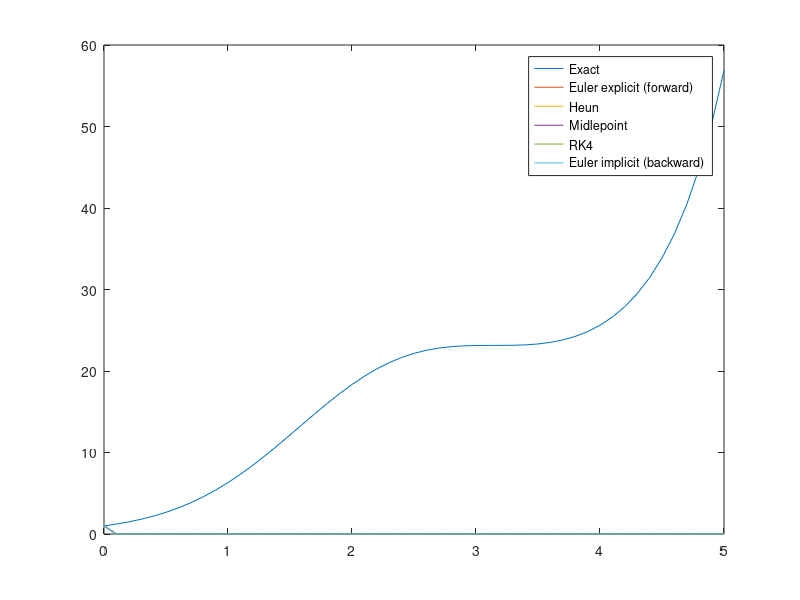
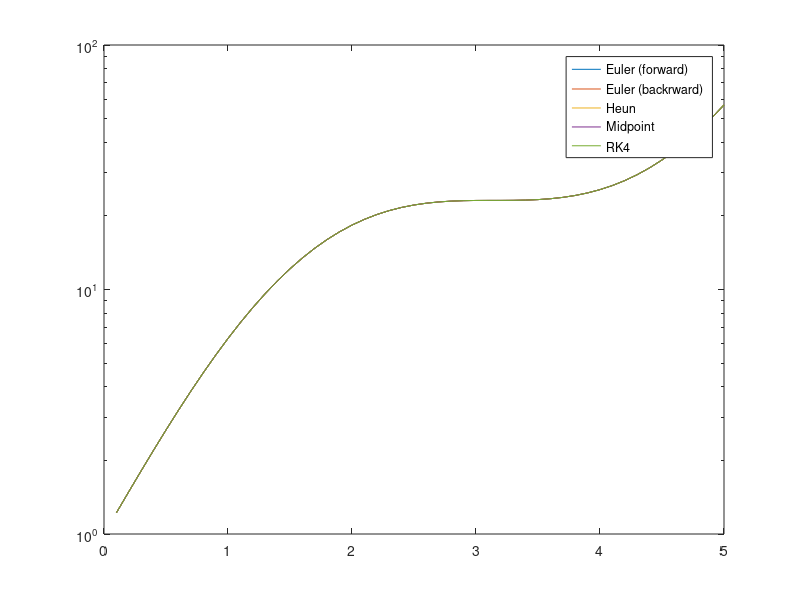

MATLAB code to generate these figures, in order:
close all; clear all;
% There are implemented the following methods to solve ODE's (Euler (forward and backward), Heun's, middlepoint, RK4)

%% The declaration of the problem to solve
% the equation to solve is y' = f(x,y)
    f = @(x,y) (1+cos(x)).*y; y_exact = @(x) exp(x + sin(x)); 
%     f = @(x,y) -15*y; y_exact = @(x) exp(-15.*x);

    
 %% Initial conditions   
    y0 = 1; % y(0) = y0
    x1 = 5; % interval of x is [0, x1]
    h  = 0.1; %step size


%%  Initialise variables for the solution
x = 0:h:x1; N = length(x); % x grid
y = zeros(1,N);
y(1) = y0;


% Euler
for i = 1:(N-1)
%
end
y_Euler = y;

% Heun
for i = 1:(N-1)
%
end
y_Heun = y;

% Midpoint
for i = 1:(N-1)
%
end
y_Midpoint = y;

% RK4
for i = 1:(N-1)
%
end 
y_RK4 = y;


%% Plot
y_exact = y_exact(x);
plot(x,y_exact,'DisplayName','Exact'); hold on;
plot(x,y_Euler,'DisplayName','Euler explicit (forward)'); hold on;
plot(x,y_Heun,'DisplayName','Heun'); hold on;
plot(x,y_Midpoint,'DisplayName','Midlepoint'); hold on;
plot(x,y_RK4,'DisplayName','RK4'); hold on;

%% Euler backward
% The procedure for implicit (backward) Euler scheme is not as universal as
% for the other schemes. It generally leads to non-linear equations, however,
% it can be inverted exactly for a linear ODE: y' = a(x)*y. Our equations are
% of that form.

a = @(x) (1+cos(x));
a = @(x) -15;

% Backward Euler
for i = 1:(N-1)
%
end 
y_Euler2 = y;

plot(x,y_Euler2,'DisplayName','Euler implicit (backward)'); hold on;
legend('Location','best')


%% Error estimation
disp('errors');
disp(['Euler (forward)  :  ' num2str(max(abs(y_Euler - y_exact)))]);
disp(['Heun             :  ' num2str(max(abs(y_Heun - y_exact)))]);
disp(['Midpoint         :  ' num2str(max(abs(y_Midpoint - y_exact)))]);
disp(['RK4              :  ' num2str(max(abs(y_RK4 - y_exact)))]);
disp(['Euler (backward) :  ' num2str(max(abs(y_Euler2 - y_exact)))]);

figure;
semilogy(x,abs(y_Euler-y_exact),'DisplayName','Euler (forward)'); hold on;
semilogy(x,abs(y_Euler2-y_exact),'DisplayName','Euler (backrward)'); hold on;
semilogy(x,abs(y_Heun-y_exact),'DisplayName','Heun'); hold on;
semilogy(x,abs(y_Midpoint-y_exact),'DisplayName','Midpoint'); hold on;
semilogy(x,abs(y_RK4-y_exact),'DisplayName','RK4'); hold on;
legend('Location','best')
